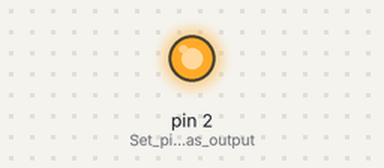
Recording of a sketch running on a simulated Arduino Uno, built with avr-gcc and run on an emulated ATmega328P. Parts: output pins drawn as LEDs (lit = HIGH).

Above: at 0.5 s.
At 3.5 s:
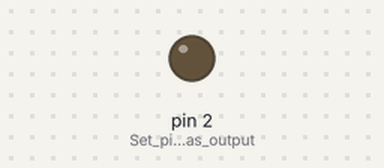
Timing chart, 0 to 7.8 s (numbered marks = the images above):
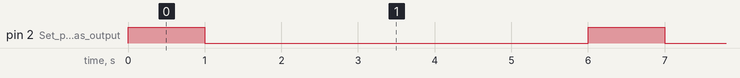

The sketch:

simple_relay_testing_on_pin_2.ino
```cpp
void setup() {
  pinMode(2, OUTPUT);     // Set pin 2 as output
}

void loop() {
  digitalWrite(2, HIGH);  // Turn relay ON
  delay(1000);            // Wait 1 second
  digitalWrite(2, LOW);   // Turn relay OFF
  delay(5000);            // Wait 1 second
}
```

Measured:
- by itself, pin 2 (Set_pin_2_as_output): alternates HIGH for 1.0 s and LOW for 5.0 s
